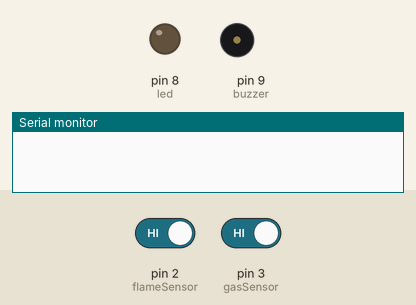
This sketch was run on a simulated Arduino Uno, built with avr-gcc and run on an emulated ATmega328P. Parts: output pins drawn as LEDs (lit = HIGH), buzzer (waves = sounding, pin HIGH), the last lines printed to the serial monitor. Dashed ring = blinking. Inputs (shaded band) come from the test bench; at power-on: pin 2 (flameSensor) HIGH, pin 3 (gasSensor) HIGH.

Above: at 1.2 s.
1.3 s: pin 2 (flameSensor) driven LOW
At 1.45 s:
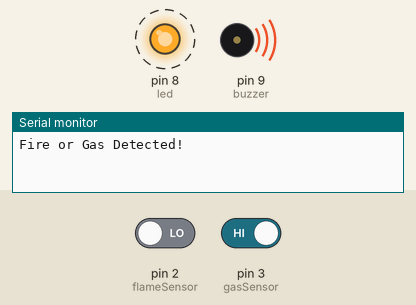
Timing chart, 0 to 10.3 s (numbered marks = the images above; inputs shaded):
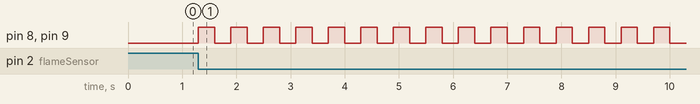

The sketch:

Rafi_project.ino
```cpp
int flameSensor = 2;
int gasSensor = 3;

int led = 8;
int buzzer = 9;

void setup() {
  pinMode(flameSensor, INPUT);
  pinMode(gasSensor, INPUT);

  pinMode(led, OUTPUT);
  pinMode(buzzer, OUTPUT);

  digitalWrite(led, LOW);
  digitalWrite(buzzer, LOW);

  Serial.begin(9600);
}

void loop() {

  int flame = digitalRead(flameSensor);
  int gas = digitalRead(gasSensor);

  // Flame or Gas detected
  if (flame == LOW || gas == LOW) {

    Serial.println("Fire or Gas Detected!");

    unsigned long startTime = millis();

    while (millis() - startTime < 30000) { // 30 seconds

      digitalWrite(led, HIGH);
      digitalWrite(buzzer, HIGH);
      delay(300);

      digitalWrite(led, LOW);
      digitalWrite(buzzer, LOW);
      delay(300);
    }
  }

  else {
    digitalWrite(led, LOW);
    digitalWrite(buzzer, LOW);
  }
}
```

Measured:
- after the input at 1.3 s, pin 8 (led), pin 9 (buzzer): alternates HIGH for 0.30 s and LOW for 0.30 s, starting at once
